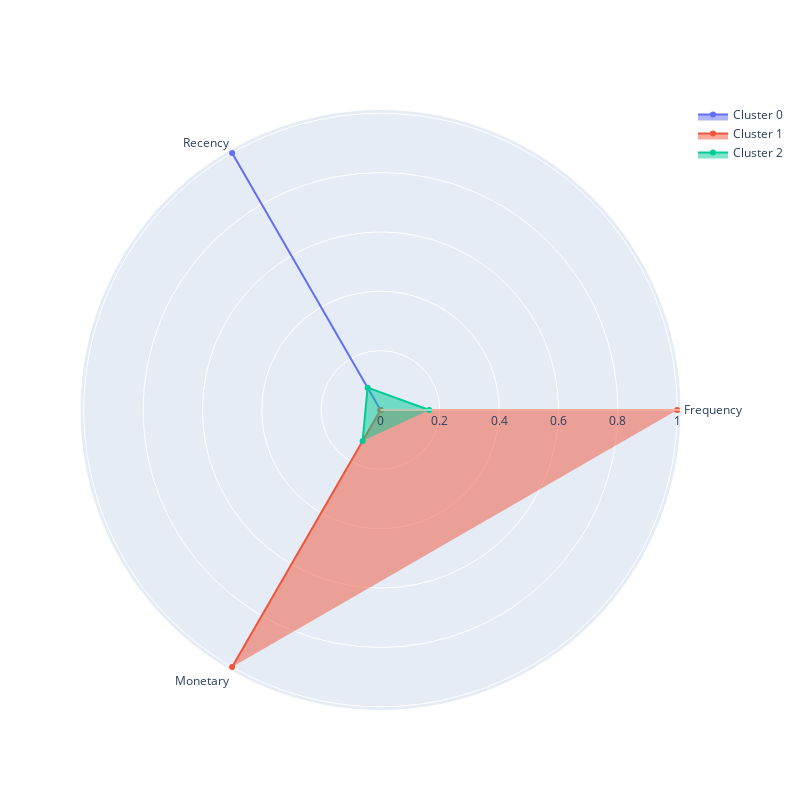

The notebook cell saved with this chart:
### Markdown cell above
### Задание 5.8

Визуализируйте профили кластеров в виде полярной диаграммы на основе средних RFM-характеристик, вычисленных для каждого кластера. 

Проанализируйте кластеры и на основе анализа сопоставьте номер кластера и его описание.

Описание кластера:
* Кластер соответствует «лояльным» клиентам, которые приносят наибольший доход, совершают покупки чаще всего, а давность их последней покупки наименьшая.
* Кластер соответствует «промежуточным» клиентам, которые являются активными, но покупают не так часто и много, как лояльные клиенты. В то же время эти клиенты не являются «потерянными».
* Кластер соответствует «потерянным» клиентам, которые купили меньше всего товара, и их последняя покупка была совершена очень давно.

### Code cell
plot_cluster_profile(grouped_data=grouped_data, n_clusters=3)

### Figure 1 — Plotly figure (JSON) as saved in the notebook; plotly's stock layout.template omitted (floating-point values rounded to 4 significant figures)
{"data": [{"fill": "toself", "name": "Cluster 0", "r": [0, 1.0, 0], "theta": ["Frequency", "Recency", "Monetary"], "type": "scatterpolar"}, {"fill": "toself", "name": "Cluster 1", "r": [1, 0, 1], "theta": ["Frequency", "Recency", "Monetary"], "type": "scatterpolar"}, {"fill": "toself", "name": "Cluster 2", "r": [0.164, 0.08703, 0.1205], "theta": ["Frequency", "Recency", "Monetary"], "type": "scatterpolar"}], "layout": {"autosize": false, "height": 800, "showlegend": true, "width": 800}}
